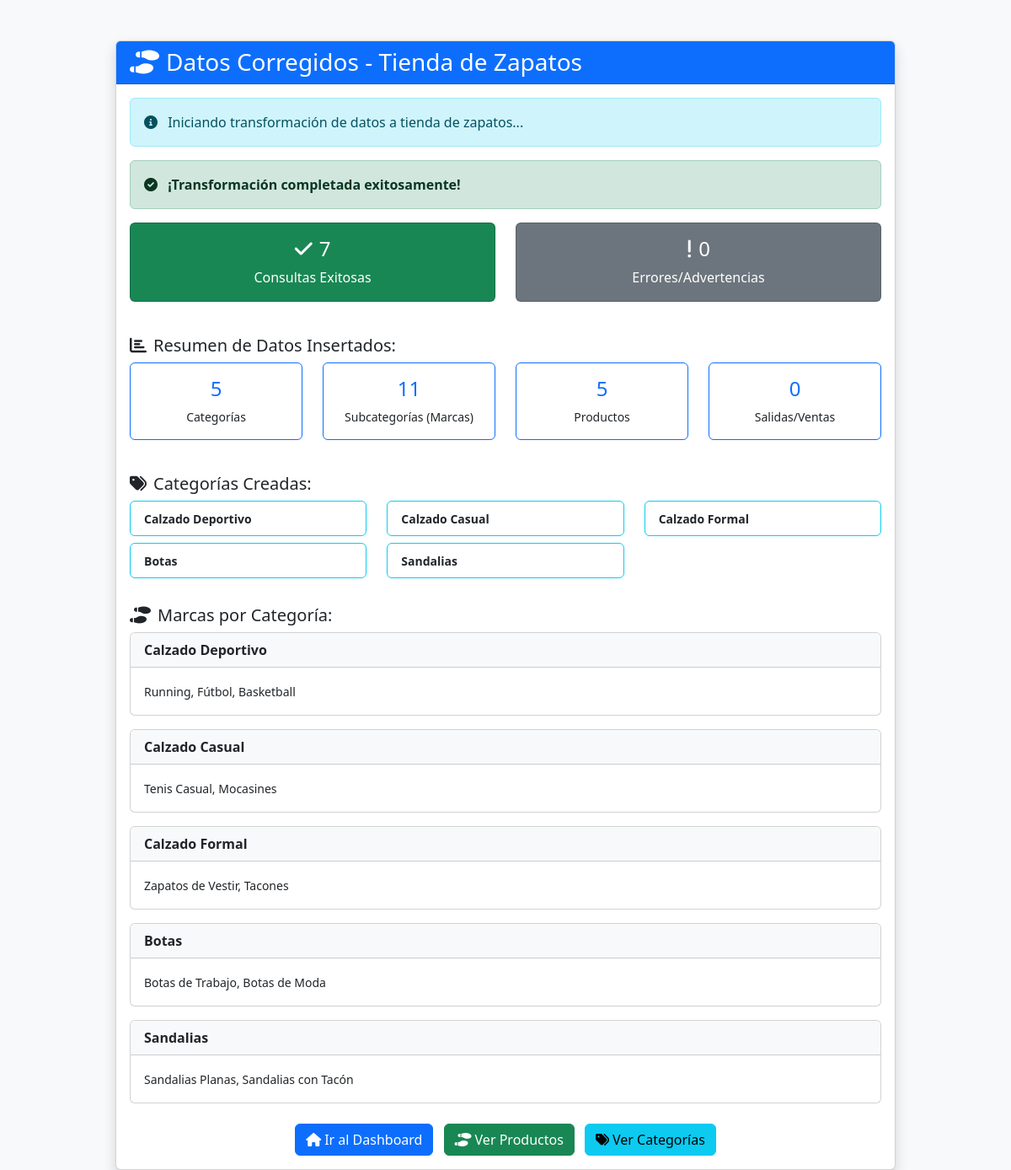
The page /aplicar_tienda_zapatos.php on the database its author committed.
### tables this page shows
CREATE TABLE Categoria (
    id_categ INT AUTO_INCREMENT PRIMARY KEY,
    nombre VARCHAR(100) NOT NULL UNIQUE,
    descripcion VARCHAR(255),
    activo BOOLEAN DEFAULT TRUE,
    fecha_creacion TIMESTAMP DEFAULT CURRENT_TIMESTAMP
);

### aplicar_tienda_zapatos.php (the view, shortened to what this page needs)
<?php
$db = new Database();
$conn = $db->conn;
echo "<!DOCTYPE html>
<html lang='es'>
<head>
    <meta charset='UTF-8'>
    <meta name='viewport' content='width=device-width, initial-scale=1.0'>
    <title>Aplicar Datos de Tienda de Zapatos - Inventixor</title>
    <link href='https://cdn.jsdelivr.net/npm/bootstrap@5.3.0/dist/css/bootstrap.min.css' rel='stylesheet'>
    <link href='https://cdnjs.cloudflare.com/ajax/libs/font-awesome/6.0.0/css/all.min.css' rel='stylesheet'>
</head>
<body class='bg-light'>
<div class='container mt-5'>
    <div class='row justify-content-center'>
        <div class='col-md-10'>
            <div class='card shadow'>
                <div class='card-header bg-primary text-white'>
                    <h3 class='mb-0'><i class='fas fa-shoe-prints me-2'></i>Datos Corregidos - Tienda de Zapatos</h3>
                </div>
                <div class='card-body'>";
try {
    $sqlFile = 'datos_zapatos_corregidos.sql';
    $sqlContent = file_get_contents($sqlFile);
    echo "<div class='alert alert-info'>
            <i class='fas fa-info-circle me-2'></i>
            Iniciando transformación de datos a tienda de zapatos...
          </div>";
    $statements = array_filter(
        array_map('trim', explode(';', $sqlContent)),
        function($stmt) {
            return !empty($stmt) && !preg_match('/^\s*--/', $stmt) && !preg_match('/^\s*USE/', $stmt);
        }
    );
    $successCount = 0;
    $errorCount = 0;
    $errors = [];
    foreach ($statements as $statement) {
        if (trim($statement)) {
            try {
                $result = $conn->query($statement);
                if ($result) {
                    $successCount++;
                } else {
                    $errorCount++;
                    $errors[] = "Error en consulta: " . $conn->error;
                }
            } catch (Exception $e) {
                $errorCount++;
                $errors[] = "Excepción: " . $e->getMessage();
            }
        }
    }
    if ($errorCount == 0) {
        echo "<div class='alert alert-success'>
                <i class='fas fa-check-circle me-2'></i>
                <strong>¡Transformación completada exitosamente!</strong>
              </div>";
    } else {
        echo "<div class='alert alert-warning'>
                <i class='fas fa-exclamation-triangle me-2'></i>
                <strong>Transformación completada con algunas advertencias</strong>
              </div>";
    }
    echo "<div class='row'>
            <div class='col-md-6'>
                <div class='card bg-success text-white mb-3'>
                    <div class='card-body text-center'>
                        <h4><i class='fas fa-check me-2'></i>$successCount</h4>
                        <p class='mb-0'>Consultas Exitosas</p>
                    </div>
                </div>
            </div>
            <div class='col-md-6'>
                <div class='card bg-" . ($errorCount > 0 ? 'warning' : 'secondary') . " text-white mb-3'>
                    <div class='card-body text-center'>
                        <h4><i class='fas fa-exclamation me-2'></i>$errorCount</h4>
                        <p class='mb-0'>Errores/Advertencias</p>
                    </div>
                </div>
            </div>
          </div>";
    echo "<h5 class='mt-4'><i class='fas fa-chart-bar me-2'></i>Resumen de Datos Insertados:</h5>";
    $queries = [
        'Categorías' => "SELECT COUNT(*) as count FROM Categoria",
        'Subcategorías (Marcas)' => "SELECT COUNT(*) as count FROM Subcategoria",
        'Productos' => "SELECT COUNT(*) as count FROM Productos",
        'Salidas/Ventas' => "SELECT COUNT(*) as count FROM Salidas"
    ];
    echo "<div class='row'>";
    foreach ($queries as $label => $query) {
        $result = $conn->query($query);
        $count = $result->fetch_assoc()['count'];
        echo "<div class='col-md-3 mb-3'>
                <div class='card border-primary'>
                    <div class='card-body text-center'>
                        <h4 class='text-primary'>$count</h4>
                        <p class='mb-0 small'>$label</p>
                    </div>
                </div>
              </div>";
    }
    echo "</div>";
    echo "<h5 class='mt-4'><i class='fas fa-tags me-2'></i>Categorías Creadas:</h5>";
    $result = $conn->query("SELECT * FROM Categoria ORDER BY id_categ");
    echo "<div class='row'>";
    while ($row = $result->fetch_assoc()) {
        echo "<div class='col-md-4 mb-2'>
                <div class='card border-info'>
                    <div class='card-body py-2'>
                        <small><strong>{$row['nombre']}</strong></small>
                    </div>
                </div>
              </div>";
    }
    echo "</div>";
    echo "<h5 class='mt-4'><i class='fas fa-shoe-prints me-2'></i>Marcas por Categoría:</h5>";
    $result = $conn->query("
        SELECT c.nombre as categoria, GROUP_CONCAT(s.nombre SEPARATOR ', ') as marcas
        FROM Categoria c
        LEFT JOIN Subcategoria s ON c.id_categ = s.id_categ
        GROUP BY c.id_categ, c.nombre
        ORDER BY c.id_categ
    ");
    while ($row = $result->fetch_assoc()) {
        echo "<div class='card mb-3'>
                <div class='card-header bg-light'>
                    <strong>{$row['categoria']}</strong>
                </div>
                <div class='card-body'>
                    <small>{$row['marcas']}</small>
                </div>
              </div>";
    }
} catch (Exception $e) {
    echo "<div class='alert alert-danger'>
            <i class='fas fa-exclamation-circle me-2'></i>
            <strong>Error:</strong> " . htmlspecialchars($e->getMessage()) . "
          </div>";
}
echo "         <div class='mt-4 text-center'>
                <a href='index.php' class='btn btn-primary me-2'>
                    <i class='fas fa-home me-1'></i>Ir al Dashboard
                </a>
                <a href='productos.php' class='btn btn-success me-2'>
                    <i class='fas fa-shoe-prints me-1'></i>Ver Productos
                </a>
                <a href='categorias.php' class='btn btn-info'>
                    <i class='fas fa-tags me-1'></i>Ver Categorías
                </a>
            </div>
        </div>
    </div>
</div>
</div>
</body>
</html>";
?>

### rows shown on the page
categoria: nombre "Calzado Deportivo"
categoria: nombre "Calzado Casual"
categoria: nombre "Calzado Formal"
categoria: nombre "Botas"
categoria: nombre "Sandalias"

### other values the page prints
$successCount "7"
$errorCount "0"
$count "5"
$label "Categorías"
$count "11"
$label "Subcategorías (Marcas)"
$label "Productos"
$count "0"
$label "Salidas/Ventas"
$row['categoria'] "Calzado Deportivo"
$row['marcas'] "Running, Fútbol, Basketball"
$row['categoria'] "Calzado Casual"
$row['marcas'] "Tenis Casual, Mocasines"
$row['categoria'] "Calzado Formal"
$row['marcas'] "Zapatos de Vestir, Tacones"
